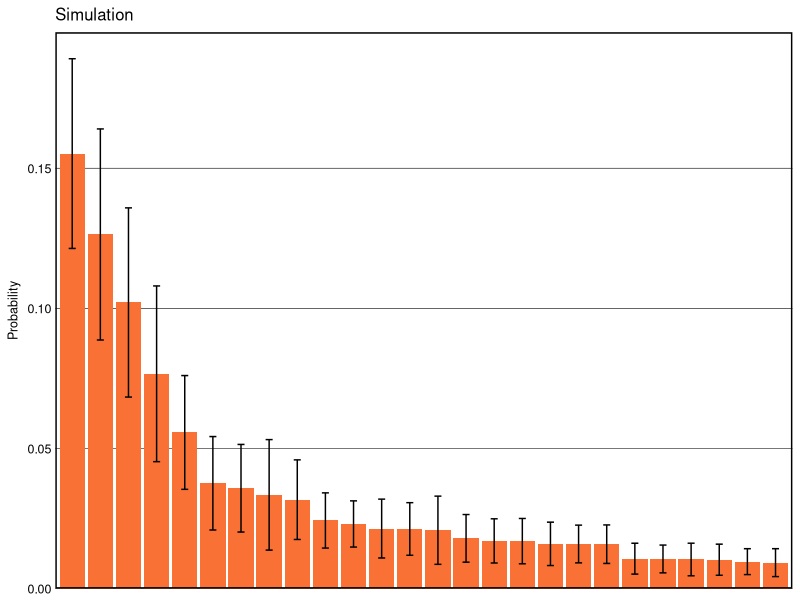

Write R code to recreate this figure.
## ---- chunk 1

## ---- chunk 2
# Load required packages
library(tidyverse)
library(mvtnorm)
library(MASS)
library(flextable)
library(officer)
## ---- chunk 3
# Setting seed for reproducibility
set.seed(123)

# Combinations of binary criteria
combinations <- expand.grid(c(0,1), c(0,1), c(0,1), c(0,1), c(0,1))
## ---- chunk 4
# Function to ensure the values fall between 0 and 4
rescale <- function(x) {
  min_val <- min(x)
  max_val <- max(x)
  return((x - min_val) / (max_val - min_val) * 4)
}
## ---- chunk 5
# Number of individuals and simulations
n <- 1000
n_sims <- 100

# Matrix to accumulate the results of each simulation
results_accumulator <- matrix(0, ncol = 2^5, nrow = n_sims)
## ---- chunk 6
for(sim in 1:n_sims) {
  # Simulating the binary latent construct "L"
  L <- rbinom(n, 1, 0.5)
  
  # Simulate the strongly related indicators (symptoms) "S1" and "S2"
  S1 <- rescale(2 * L + rnorm(n, mean=2, sd=0.5))
  S2 <- rescale(1.8 * L + rnorm(n, mean=2, sd=0.5))
  
  # Simulate the medium related indicator (symptoms) "M"
  M <- rescale(1.2 * L + rnorm(n, mean=2, sd=0.8))
  
  # Simulate the weakly related indicators (symptoms) "W1" and "W2"
  W1 <- rescale(0.6 * L + rnorm(n, mean=2, sd=1))
  W2 <- rescale(0.4 * L + rnorm(n, mean=2, sd=1))
  
  
  # Combine into a data frame
  data <- data.frame(L, S1, S2, W1, W2, M)
  
  # Creating binary variables for all indicators
  data <- data %>%
    mutate(
      S1_positive = S1 >= 2,
      S2_positive = S2 >= 2,
      W1_positive = W1 >= 2,
      W2_positive = W2 >= 2,
      M_positive = M >= 2
    )
  
  # Calculate a new column that counts how many criteria are met for each individual
  data <- data %>%
    mutate(criteria_met = S1_positive + S2_positive + 
                          W1_positive + W2_positive + 
                          M_positive)
  
  # Filter the dataset to keep only those individuals that meet at least 2 criteria
  filtered_data <- data %>%
    filter(criteria_met >= 2)
  
  # Estimate covariance matrix
  cov_matrix <- cov(filtered_data[, c("S1", "S2", "W1", "W2", "M")])
  means_simulated <- colMeans(filtered_data[, c("S1", "S2", "W1", "W2", "M")])
  
  for(i in 1:nrow(combinations)){
    lower <- as.numeric(ifelse(combinations[i,] == 1, 2, -Inf))
    upper <- as.numeric(ifelse(combinations[i,] == 1, Inf, 2))
    results_accumulator[sim, i] <- pmvnorm(lower = lower, 
                                           upper = upper, 
                                           mean = means_simulated, 
                                           sigma = cov_matrix)
  }
}
## ---- chunk 7
# Compute the mean and SD for each combination
derived_probs <- data.frame(
  Combination = paste(combinations[,1], 
                      combinations[,2], 
                      combinations[,3], 
                      combinations[,4], 
                      combinations[,5], sep=""),
                            Mean_Probability = apply(results_accumulator, 2, mean),
                            SD_Probability = apply(results_accumulator, 2, sd))

# Determine which combinations meet 2 out of 5 criteria
derived_probs$MeetsCriteria <- ifelse(rowSums(combinations) >= 2, TRUE, FALSE)

# Sort by Mean_Probability
derived_probs <- derived_probs %>%
  arrange(desc(Mean_Probability))

# Add abbreviations to the results dataframe for cleaner x-axis labels
derived_probs$Abbreviation <- as.character(1:nrow(derived_probs))

# Filter derived_probs to only include combinations that meet the criteria
filtered_probs <- derived_probs %>% 
  filter(MeetsCriteria)
## ---- chunk 8
print(derived_probs)
## ---- chunk 9
# Define the theme for the figure
Theme_Figure_1a <- 
  theme(
    plot.title = element_text(size=12),
    axis.title.y = element_text(size=9, 
                                margin = margin(t = 0, r = 0, b = 0, l = 0)),
    axis.text.x = element_blank(),
    axis.text.y = element_text(size=9, 
                               color = "black", 
                               margin = margin(t = 0, r = 0, b = 0, l = 5)),
    axis.ticks = element_blank(),
    panel.grid.major.x = element_blank(), 
    panel.grid.major.y = element_line(size=.2, 
                                      color="black" ), 
    panel.grid.minor.y = element_blank(), 
    panel.border = element_rect(colour = "black", 
                                fill=NA, 
                                size=1),
    panel.background = element_rect(fill = "white"))

# Plot 
ggplot(filtered_probs, aes(x = reorder(Abbreviation, -Mean_Probability), 
                                 y = Mean_Probability)) +
  geom_bar(stat = "identity", fill = "#F97134") +
  geom_errorbar(aes(ymin = Mean_Probability - SD_Probability, 
                    ymax = Mean_Probability + SD_Probability), 
                width = 0.25) +
  scale_y_continuous(expand = expansion(mult = c(0, 0.05))) +
  labs(title = "Simulation", x = NULL, y = "Probability") + 
  theme(legend.position = "none") +  
  Theme_Figure_1a
